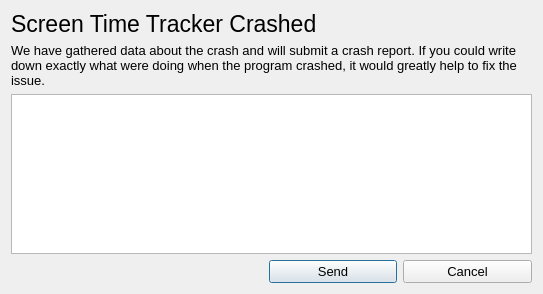
<?xml version="1.0" encoding="UTF-8"?>
<ui version="4.0">
 <class>Dialog</class>
 <widget class="QDialog" name="Dialog">
  <property name="geometry">
   <rect>
    <x>0</x>
    <y>0</y>
    <width>543</width>
    <height>294</height>
   </rect>
  </property>
  <property name="font">
   <font>
    <pointsize>10</pointsize>
   </font>
  </property>
  <property name="windowTitle">
   <string>Crash Report</string>
  </property>
  <layout class="QGridLayout" name="gridLayout">
   <item row="1" column="0">
    <widget class="QLabel" name="label_2">
     <property name="text">
      <string>We have gathered data about the crash and will submit a crash report. If you could write down exactly what were doing when the program crashed, it would greatly help to fix the issue.</string>
     </property>
     <property name="wordWrap">
      <bool>true</bool>
     </property>
    </widget>
   </item>
   <item row="0" column="0">
    <widget class="QLabel" name="label">
     <property name="font">
      <font>
       <pointsize>17</pointsize>
      </font>
     </property>
     <property name="text">
      <string>Screen Time Tracker Crashed</string>
     </property>
    </widget>
   </item>
   <item row="2" column="0">
    <widget class="QPlainTextEdit" name="reportTextEdit"/>
   </item>
   <item row="3" column="0">
    <layout class="QHBoxLayout" name="horizontalLayout" stretch="2,1,1">
     <item>
      <spacer name="horizontalSpacer">
       <property name="orientation">
        <enum>Qt::Horizontal</enum>
       </property>
       <property name="sizeHint" stdset="0">
        <size>
         <width>40</width>
         <height>20</height>
        </size>
       </property>
      </spacer>
     </item>
     <item>
      <widget class="QPushButton" name="sendPushButton">
       <property name="text">
        <string>Send</string>
       </property>
      </widget>
     </item>
     <item>
      <widget class="QPushButton" name="cancelPushButton">
       <property name="text">
        <string>Cancel</string>
       </property>
      </widget>
     </item>
    </layout>
   </item>
  </layout>
 </widget>
 <resources/>
 <connections/>
</ui>
